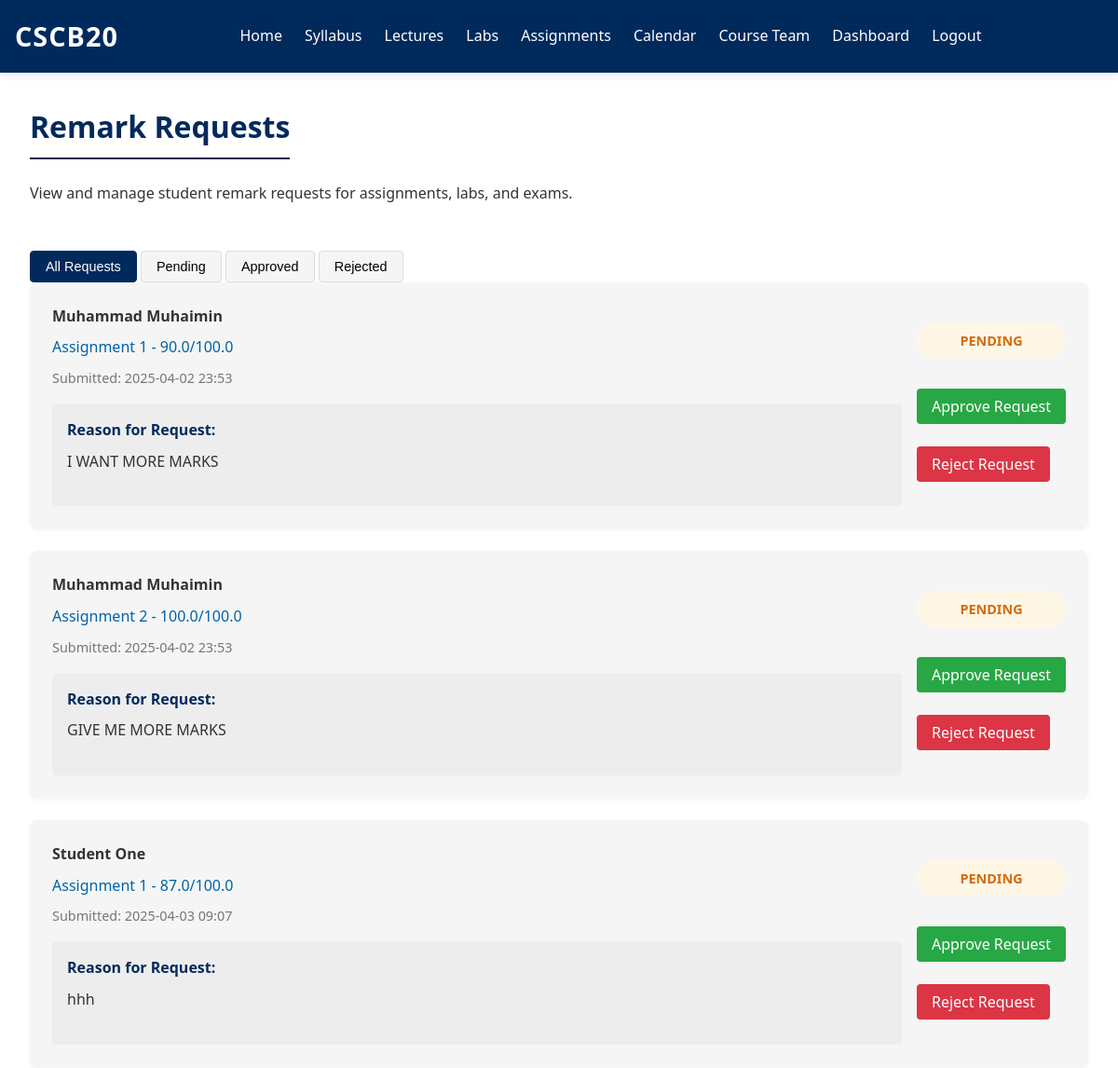
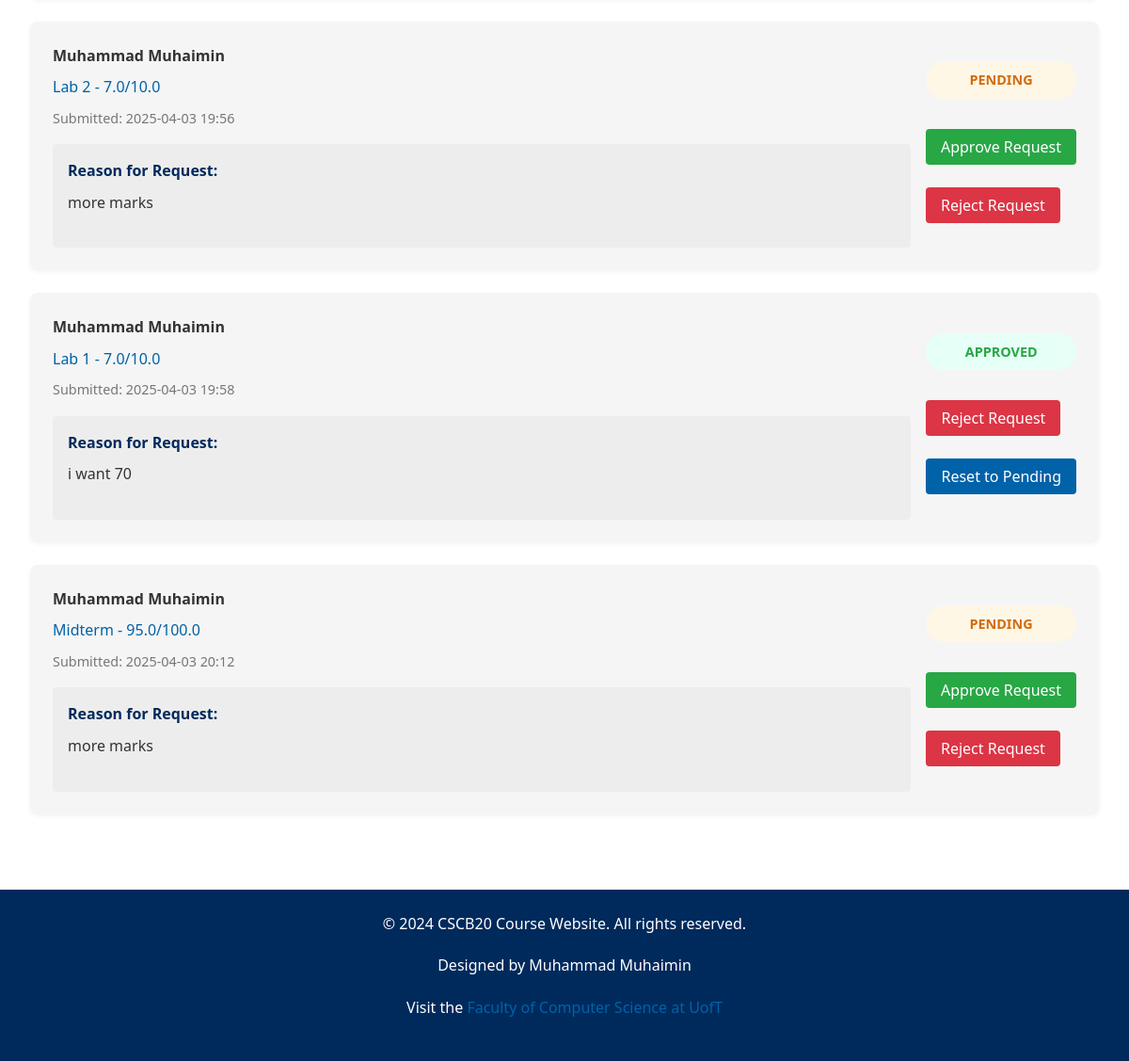
Page /instructor/remark-requests (signed in) on the committed database (2 pictures, top to bottom).
### app.py (models this page shows, shortened)
class User(db.Model):
    id = db.Column(db.Integer, primary_key=True)
    username = db.Column(db.String(80), unique=True, nullable=False)
    password = db.Column(db.String(200), nullable=False)
    name = db.Column(db.String(100), nullable=False)
    role = db.Column(db.String(20), nullable=False)
    marks = db.relationship('Mark', backref='student', lazy=True)
    remark_requests = db.relationship('RemarkRequest', backref='student', lazy=True)

class Assignment(db.Model):
    id = db.Column(db.Integer, primary_key=True)
    name = db.Column(db.String(100), nullable=False)
    type = db.Column(db.String(20), nullable=False)
    max_mark = db.Column(db.Float, nullable=False)
    marks = db.relationship('Mark', backref='assignment', lazy=True)
    remark_requests = db.relationship('RemarkRequest', backref='assignment', lazy=True)

class Mark(db.Model):
    id = db.Column(db.Integer, primary_key=True)
    student_id = db.Column(db.Integer, db.ForeignKey('user.id'), nullable=False)
    assignment_id = db.Column(db.Integer, db.ForeignKey('assignment.id'), nullable=False)
    mark = db.Column(db.Float, nullable=False)

class RemarkRequest(db.Model):
    id = db.Column(db.Integer, primary_key=True)
    student_id = db.Column(db.Integer, db.ForeignKey('user.id'), nullable=False)
    assignment_id = db.Column(db.Integer, db.ForeignKey('assignment.id'), nullable=False)
    reason = db.Column(db.Text, nullable=False)
    status = db.Column(db.String(20), default='pending')
    created_at = db.Column(db.DateTime, default=datetime.utcnow)

### app.py (the view)
    def wrapper(*args, **kwargs):
        if 'user_id' not in session:
            flash('Please log in to access this page', 'info')
            return redirect(url_for('login'))
        return route_function(*args, **kwargs)

### app.py (called while the page is built)
def login_required(route_function):
    def wrapper(*args, **kwargs):
        if 'user_id' not in session:
            flash('Please log in to access this page', 'info')
            return redirect(url_for('login'))
        return route_function(*args, **kwargs)
    wrapper.__name__ = route_function.__name__
    return wrapper

### templates/instructor/remark_requests.html (shortened to what this page needs)
{% extends 'base.html' %}
{% block content %}
<section class="remark-header">
    <h2>Remark Requests</h2>
    <p>View and manage student remark requests for assignments, labs, and exams.</p>
</section>
<section class="remark-content">
    <div class="filter-buttons">
        <button class="filter-button active" data-filter="all">All Requests</button>
        <button class="filter-button" data-filter="pending">Pending</button>
        <button class="filter-button" data-filter="approved">Approved</button>
        <button class="filter-button" data-filter="rejected">Rejected</button>
    </div>
    {% if requests %}
    <div class="remark-requests">
        {% for request in requests %}
        <div class="remark-card" data-status="{{ request.status }}">
            <div class="remark-info">
                <div class="student-name">{{ request.student_name }}</div>
                <div class="mark-info">{{ request.assignment_name }} - {{ request.mark }}/{{ request.max_mark }}</div>
                <div class="request-date">Submitted: {{ request.created_at.strftime('%Y-%m-%d %H:%M') }}</div>
                <div class="request-reason">
                    <h4>Reason for Request:</h4>
                    <p>{{ request.reason }}</p>
                </div>
            </div>
            <div class="remark-actions">
                <div class="status-badge {{ request.status }}">
                    {{ request.status|capitalize }}
                </div>
                {% if request.status != 'approved' %}
                <form method="POST" action="{{ url_for('update_remark_request', request_id=request.id) }}">
                    <button type="submit" class="button approve-button">Approve Request</button>
                </form>
                {% endif %}
                {% if request.status != 'rejected' %}
                <form method="POST" action="{{ url_for('update_remark_request', request_id=request.id) }}">
                    <button type="submit" class="button reject-button">Reject Request</button>
                </form>
                {% endif %}
                {% if request.status != 'pending' %}
                <form method="POST" action="{{ url_for('update_remark_request', request_id=request.id) }}">
                    <button type="submit" class="button secondary-button">Reset to Pending</button>
                </form>
                {% endif %}
            </div>
        </div>
        {% endfor %}
    </div>
    {% else %}
    <div class="no-requests">
        <p>No remark requests have been submitted yet.</p>
    </div>
    {% endif %}
</section>
{% endblock %}

### static/index.css (style rules this page uses)
:root { --primary-color: #002A5C; --secondary-color: #0062A8; --accent-color: #00204E; --text-color: #333333; --background-color: #ffffff; --card-bg-color: #f5f5f5; --border-color: #dddddd; --header-bg: #002A5C; --header-text: #ffffff; --success-color: #28a745; --warning-color: #ffc107; --danger-color: #dc3545; --info-color: #17a2b8; }
body.light-mode { --primary-color: #002A5C; --secondary-color: #0062A8; --accent-color: #00204E; --text-color: #333333; --background-color: #ffffff; --card-bg-color: #f5f5f5; --border-color: #dddddd; --header-bg: #002A5C; --header-text: #ffffff; --success-color: #28a745; --warning-color: #ffc107; --danger-color: #dc3545; --info-color: #17a2b8; }
* { margin: 0; padding: 0; box-sizing: border-box; }
body { font-family: 'Segoe UI', Tahoma, Geneva, Verdana, sans-serif; line-height: 1.6; color: var(--text-color); background-color: var(--background-color); display: flex; flex-direction: column; min-height: 100vh; transition: background-color 0.3s ease, color 0.3s ease; }
html { scroll-behavior: smooth; scroll-padding-top: 80px; }
section { margin-bottom: 3rem; }
h2 { color: var(--primary-color); margin-bottom: 1.5rem; font-size: 2rem; border-bottom: 2px solid var(--accent-color); padding-bottom: 0.5rem; display: inline-block; }
p { margin-bottom: 1.2rem; }
.button { display: inline-block; padding: 0.5rem 1.5rem; background-color: var(--accent-color); color: white; border-radius: 4px; transition: background-color 0.3s ease; border: none; cursor: pointer; font-family: inherit; font-size: 1rem; text-align: center; }
.filter-button { padding: 0.5rem 1rem; background-color: var(--card-bg-color); border: 1px solid var(--border-color); border-radius: 4px; cursor: pointer; transition: all 0.3s ease; font-size: 0.9rem; }
.filter-button.active { background-color: var(--primary-color); color: var(--header-text); border-color: var(--primary-color); }
.remark-requests, .feedback-items { display: flex; flex-direction: column; gap: 1.5rem; }
.remark-card, .feedback-card { background-color: var(--card-bg-color); border-radius: 8px; padding: 1.5rem; box-shadow: 0 2px 5px rgba(0, 0, 0, 0.05); transition: transform 0.3s ease, box-shadow 0.3s ease; animation: fadeIn 0.5s ease; }
.remark-card { display: flex; flex-wrap: wrap; gap: 1rem; }
.remark-info { flex: 1; min-width: 300px; }
.remark-actions { display: flex; flex-direction: column; gap: 1rem; justify-content: center; min-width: 150px; }
.student-name { font-weight: bold; margin-bottom: 0.5rem; }
.mark-info { margin-bottom: 0.5rem; color: var(--secondary-color); }
.request-date { color: #777; font-size: 0.9rem; margin-bottom: 1rem; }
.request-reason { margin-top: 1rem; padding: 1rem; background-color: rgba(0, 0, 0, 0.03); border-radius: 4px; }
.request-reason h4 { margin-bottom: 0.5rem; color: var(--primary-color); }
.status-badge { display: inline-block; padding: 0.5rem 1rem; border-radius: 20px; font-size: 0.8rem; font-weight: bold; text-transform: uppercase; text-align: center; margin-bottom: 1rem; }
.status-badge.pending { background-color: #fff7e6; color: #d46b08; }
.status-badge.approved { background-color: #e6fff7; color: #28a745; }
.secondary-button { background-color: var(--secondary-color); }
.approve-button { background-color: var(--success-color); }
.reject-button { background-color: var(--danger-color); }
.status-badge { padding: 0.25rem 0.75rem; border-radius: 20px; font-size: 0.8rem; font-weight: 600; }
.button { display: inline-block; padding: 0.5rem 1rem; background-color: var(--secondary-color); color: white; border-radius: 4px; text-decoration: none; font-weight: 500; transition: background-color 0.3s ease; }
.remark-actions form { margin-bottom: 0.5rem; }
.status-badge { display: inline-block; padding: 0.5rem 1rem; border-radius: 20px; font-size: 0.9rem; font-weight: bold; text-transform: uppercase; text-align: center; margin-bottom: 1rem; }

### rows in the picture
User: student_name "Muhammad Muhaimin" "Muhammad Muhaimin" "Muhammad Muhaimin" "Muhammad Muhaimin" "Muhammad Muhaimin"
Assignment: assignment_name "Assignment 1" "Assignment 1", max_mark "100.0" "100.0"
Mark: mark "90.0"
RemarkRequest: created_at "2025-04-02 23:53", reason "I WANT MORE MARKS", status "PENDING"
Assignment: assignment_name "Assignment 2", max_mark "100.0"
Mark: mark "100.0"
RemarkRequest: created_at "2025-04-02 23:53", reason "GIVE ME MORE MARKS", status "PENDING"
User: student_name "Student One"
Mark: mark "87.0"
RemarkRequest: created_at "2025-04-03 09:07", reason "hhh", status "PENDING"
Assignment: assignment_name "Lab 2", max_mark "10.0"
Mark: mark "7.0"
RemarkRequest: created_at "2025-04-03 19:56", reason "more marks", status "PENDING"
Assignment: assignment_name "Lab 1", max_mark "10.0"
Mark: mark "7.0"
RemarkRequest: created_at "2025-04-03 19:58", reason "i want 70", status "APPROVED"
Assignment: assignment_name "Midterm", max_mark "100.0"
Mark: mark "95.0"
RemarkRequest: created_at "2025-04-03 20:12", reason "more marks", status "PENDING"
